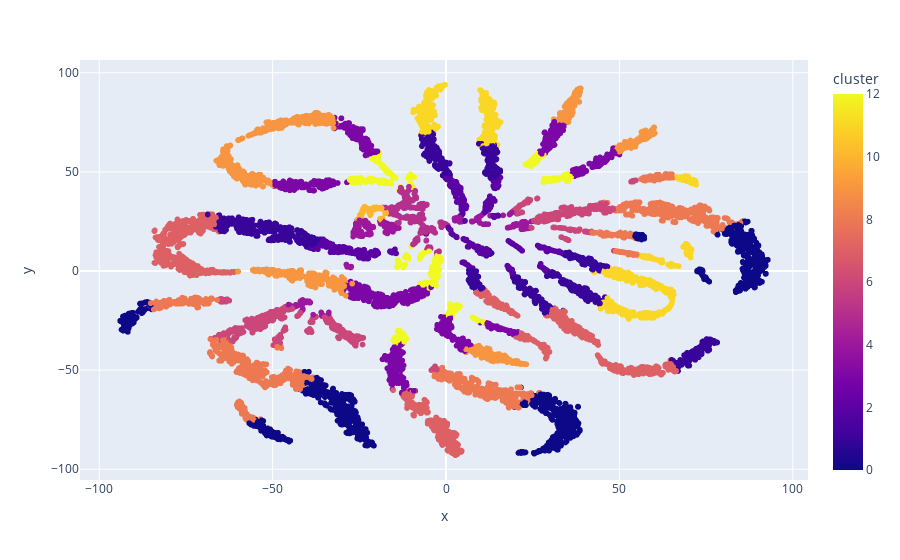

Notebook cell for this chart:
### Code cell
import plotly.express as px
fig = px.scatter(projection, x='x', y='y', color='cluster', hover_data=['x', 'y', 'keys'])
fig.show()

### Figure 1 — Plotly figure (JSON) as saved in the notebook; plotly's stock layout.template omitted (floating-point values rounded to 4 significant figures; data arrays with more than 128 entries replaced by an {"elided": "..."} marker saying what was removed)
{"data": [{"customdata": {"elided": "13542x1 null values"}, "hovertemplate": "x=%{x}<br>y=%{y}<br>keys=%{customdata[0]}<br>cluster=%{marker.color}<extra></extra>", "legendgroup": "", "marker": {"color": {"elided": "13542 int values"}, "coloraxis": "coloraxis", "symbol": "circle"}, "mode": "markers", "name": "", "showlegend": false, "type": "scattergl", "x": {"elided": "13542 float values"}, "xaxis": "x", "y": {"elided": "13542 float values"}, "yaxis": "y"}], "layout": {"coloraxis": {"colorbar": {"title": {"text": "cluster"}}, "colorscale": [[0, "#0d0887"], [0.1111, "#46039f"], [0.2222, "#7201a8"], [0.3333, "#9c179e"], [0.4444, "#bd3786"], [0.5556, "#d8576b"], [0.6667, "#ed7953"], [0.7778, "#fb9f3a"], [0.8889, "#fdca26"], [1, "#f0f921"]]}, "legend": {"tracegroupgap": 0}, "margin": {"t": 60}, "xaxis": {"anchor": "y", "domain": [0, 1], "title": {"text": "x"}}, "yaxis": {"anchor": "x", "domain": [0, 1], "title": {"text": "y"}}}}
